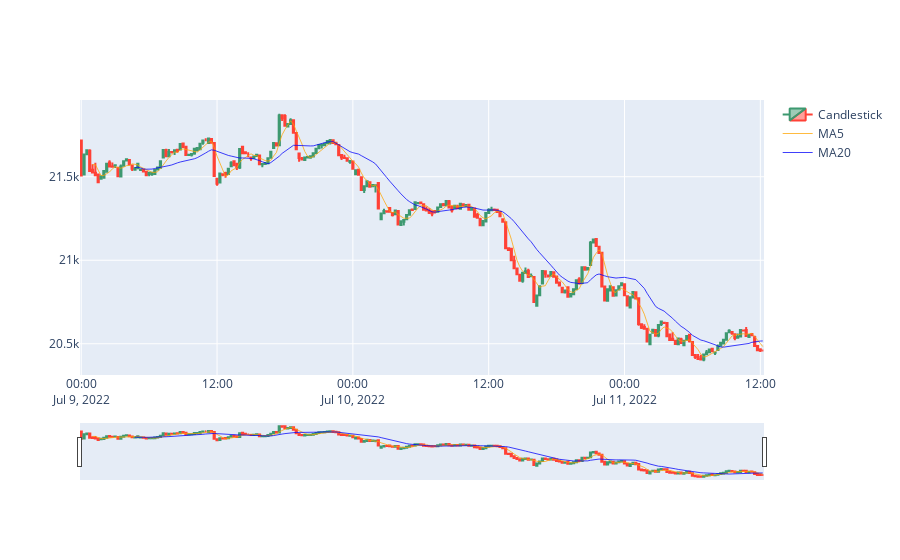

Source (notebook cell):
### Code cell
fig = go.Figure()

candle = go.Candlestick(x=btc_df.index, open=btc_df['Open'],
    high=btc_df['High'], low=btc_df['Low'],
    close=btc_df['Close'], name="Candlestick")

ma5_line = go.Scatter(x=btc_df.index, y=btc_df['MA5'], 
    line=dict(color='rgba(255,165,0, 0.75)', 
    width=1), name="MA5")

ma20_line = go.Scatter(x=btc_df.index, y=btc_df['MA20'], 
    line=dict(color='rgba(0, 0, 250, 0.75)', 
    width=1), name="MA20")

fig.add_trace(candle)
fig.add_trace(ma5_line)
fig.add_trace(ma20_line)

fig.show()

# When the MA20 (Blue) crosses above the MA5 (Orange) that is a Death Cross (Sell)
# When the MA5 (Orange) crosses above the MA20 (Blue)that is a Golden Cross (Buy)

### Figure 1 — Plotly figure (JSON) as saved in the notebook; plotly's stock layout.template omitted (floating-point values rounded to 4 significant figures; data arrays with more than 128 entries replaced by an {"elided": "..."} marker saying what was removed)
{"data": [{"close": {"elided": "242 float values"}, "high": {"elided": "242 float values"}, "low": {"elided": "242 float values"}, "name": "Candlestick", "open": {"elided": "242 float values"}, "type": "candlestick", "x": {"elided": "242 str values"}}, {"line": {"color": "rgba(255,165,0, 0.75)", "width": 1}, "name": "MA5", "type": "scatter", "x": {"elided": "242 str values"}, "y": {"elided": "242 float values"}}, {"line": {"color": "rgba(0, 0, 250, 0.75)", "width": 1}, "name": "MA20", "type": "scatter", "x": {"elided": "242 str values"}, "y": {"elided": "242 float values"}}], "layout": {}}
